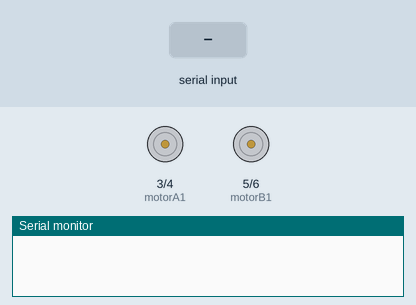
This sketch was run on a simulated Arduino Uno, built with avr-gcc and run on an emulated ATmega328P. Shown: motor-driver pin pairs drawn as motors (green arrow = first pin HIGH = forward, orange = second pin HIGH = backward, longer = more drive), the last lines printed to the serial monitor. The test bench sets the inputs (shaded band).

Above: at 1.2 s.
1.3 s: "F" received over the second serial link
At 2.4 s:
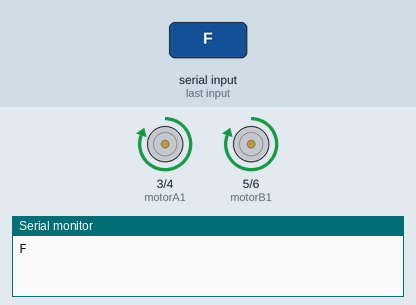
2.8 s: "B" received over the second serial link
At 3.5 s:
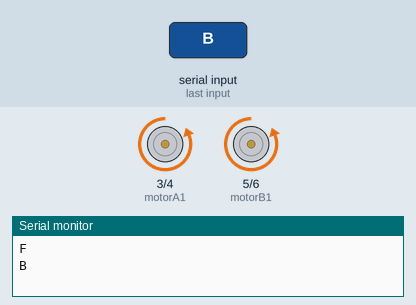
4.3 s: "L" received over the second serial link
At 4.6 s:
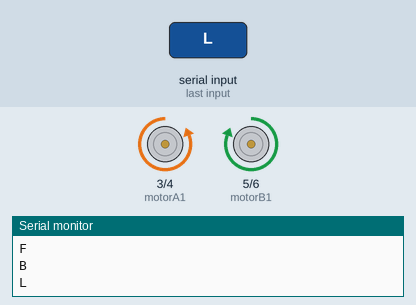
5.8 s: "R" received over the second serial link
At 7.0 s:
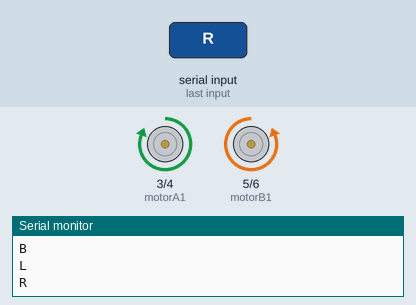
Timing chart, 0 to 8.3 s (numbered marks = the images above; inputs shaded):
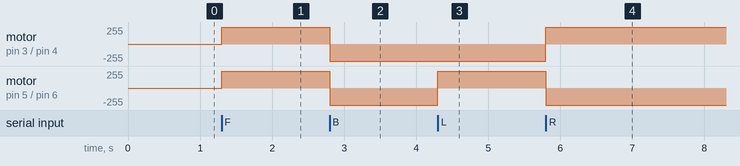

Measured:
- after the input at 1.3 s, motor on pin 3 (motorA1) / pin 4 (motorA2), motor on pin 5 (motorB1) / pin 6 (motorB2): stopped → forward 255/255 at once
- after the input at 2.8 s, motor on pin 3 (motorA1) / pin 4 (motorA2), motor on pin 5 (motorB1) / pin 6 (motorB2): forward 255/255 → backward 255/255 at once
- after the input at 4.3 s, motor on pin 5 (motorB1) / pin 6 (motorB2): backward 255/255 → forward 255/255 at once
- after the input at 5.8 s, motor on pin 3 (motorA1) / pin 4 (motorA2): backward 255/255 → forward 255/255 at once; motor on pin 5 (motorB1) / pin 6 (motorB2): forward 255/255 → backward 255/255 at once

The sketch:

Movement_Control_Code.ino
```cpp
#include <SoftwareSerial.h>

// Motor Pins
#define motorA1 3
#define motorA2 4
#define motorB1 5
#define motorB2 6

// Bluetooth pins
SoftwareSerial BTserial(10, 11); // RX, TX pins for HC-05

void setup() {
  // Start serial communication for debugging
  Serial.begin(9600);
  BTserial.begin(9600);

  // Set motor pins as OUTPUT
  pinMode(motorA1, OUTPUT);
  pinMode(motorA2, OUTPUT);
  pinMode(motorB1, OUTPUT);
  pinMode(motorB2, OUTPUT);

  // Initial motor state: stop
  stopMovement();
}

void loop() {
  if (BTserial.available()) {
    char command = BTserial.read(); // Read Bluetooth command

    // Print the command to serial monitor for debugging
    Serial.println(command);

    // Move the robot based on the received Bluetooth command
    switch (command) {
      case 'F': // Forward
        moveForward();
        break;
      case 'B': // Backward
        moveBackward();
        break;
      case 'L': // Left
        turnLeft();
        break;
      case 'R': // Right
        turnRight();
        break;
      case 'S': // Stop
        stopMovement();
        break;
      default:
        break;
    }
  }
}

// Function to move forward
void moveForward() {
  digitalWrite(motorA1, HIGH);
  digitalWrite(motorA2, LOW);
  digitalWrite(motorB1, HIGH);
  digitalWrite(motorB2, LOW);
}

// Function to move backward
void moveBackward() {
  digitalWrite(motorA1, LOW);
  digitalWrite(motorA2, HIGH);
  digitalWrite(motorB1, LOW);
  digitalWrite(motorB2, HIGH);
}

// Function to turn left
void turnLeft() {
  digitalWrite(motorA1, LOW);
  digitalWrite(motorA2, HIGH);
  digitalWrite(motorB1, HIGH);
  digitalWrite(motorB2, LOW);
}

// Function to turn right
void turnRight() {
  digitalWrite(motorA1, HIGH);
  digitalWrite(motorA2, LOW);
  digitalWrite(motorB1, LOW);
  digitalWrite(motorB2, HIGH);
}

// Function to stop all movement
void stopMovement() {
  digitalWrite(motorA1, LOW);
  digitalWrite(motorA2, LOW);
  digitalWrite(motorB1, LOW);
  digitalWrite(motorB2, LOW);
}
```
